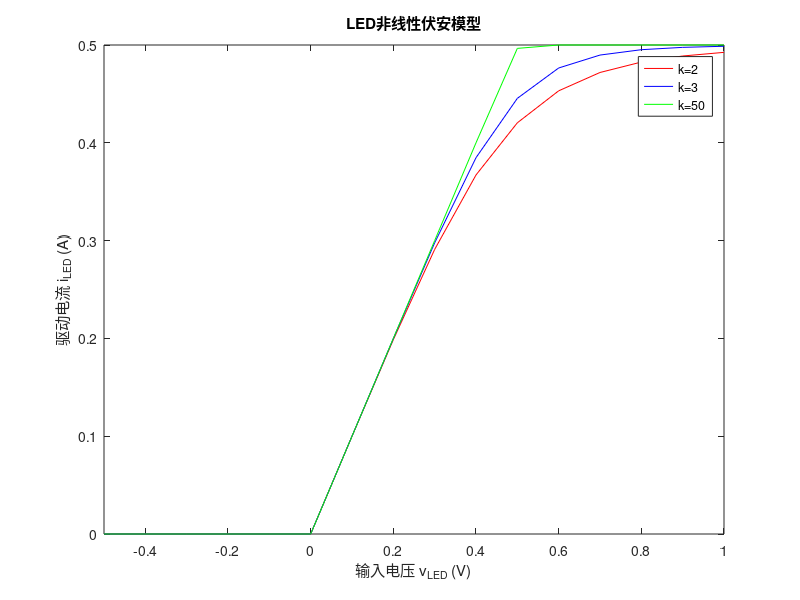

Write MATLAB code to recreate this figure.
clear;

I_max = 0.5;
R = 1;
k = 2; 
v_LED = [-0.5:0.1:1];
v_len = length(v_LED);
f_LED = v_LED/R;
i_LED = (0).*(v_LED < 0)+((f_LED)./((1+((f_LED./I_max).^(2.*k))).^(1./(2.*k)))).*(v_LED >= 0);
plot(v_LED,i_LED,'r')
set(gca,'XLim',[-0.5 1])
hold on
xlabel('输入电压 v_{LED} (V)')
ylabel('驱动电流 i_{LED} (A)')
title('LED非线性伏安模型')

k = 3; 
f_LED = v_LED/R;
i_LED = (0).*(v_LED < 0)+((f_LED)./((1+((f_LED./I_max).^(2.*k))).^(1./(2.*k)))).*(v_LED >= 0);
plot(v_LED,i_LED,'b')
set(gca,'XLim',[-0.5 1])

k = 50; 
f_LED = v_LED/R;
i_LED = (0).*(v_LED < 0)+((f_LED)./((1+((f_LED./I_max).^(2.*k))).^(1./(2.*k)))).*(v_LED >= 0);
plot(v_LED,i_LED,'g')
set(gca,'XLim',[-0.5 1])
legend('k=2','k=3','k=50')